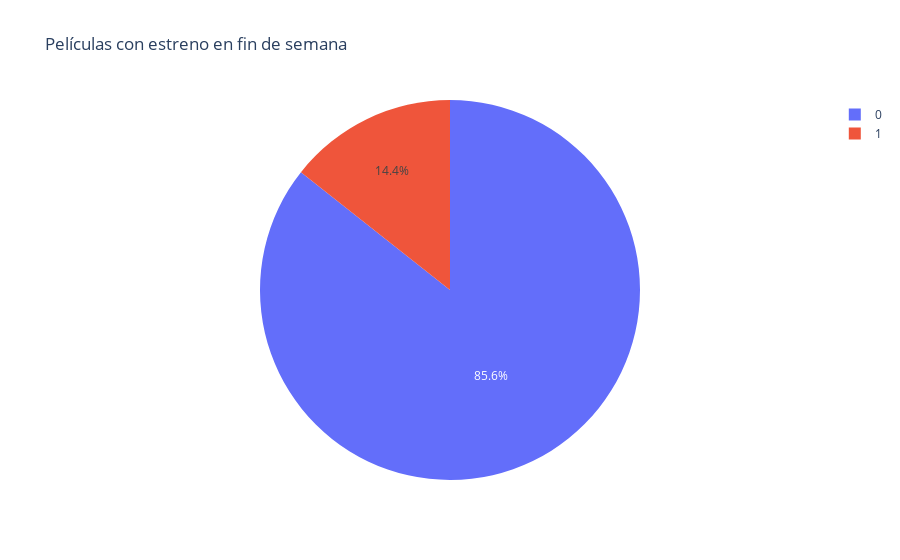

Notebook code cell kept with this figure:
### Code cell
df_aux = df.groupby(by=["v_weekend"]).size().reset_index(name="count").sort_values(by = "count", ascending = False)
px.pie(df_aux, values='count', names='v_weekend', title='Películas con estreno en fin de semana').update_layout({
'plot_bgcolor': 'rgba(0, 0, 0, 0)','paper_bgcolor': 'rgba(0, 0, 0, 0)',})

### Figure 1 — Plotly figure (JSON) as saved in the notebook; plotly's stock layout.template omitted (floating-point values rounded to 4 significant figures)
{"data": [{"domain": {"x": [0, 1], "y": [0, 1]}, "hovertemplate": "v_weekend=%{label}<br>count=%{value}<extra></extra>", "labels": [0, 1], "legendgroup": "", "name": "", "showlegend": true, "type": "pie", "values": [73533, 12321]}], "layout": {"legend": {"tracegroupgap": 0}, "paper_bgcolor": "rgba(0, 0, 0, 0)", "plot_bgcolor": "rgba(0, 0, 0, 0)", "title": {"text": "Películas con estreno en fin de semana"}}}
